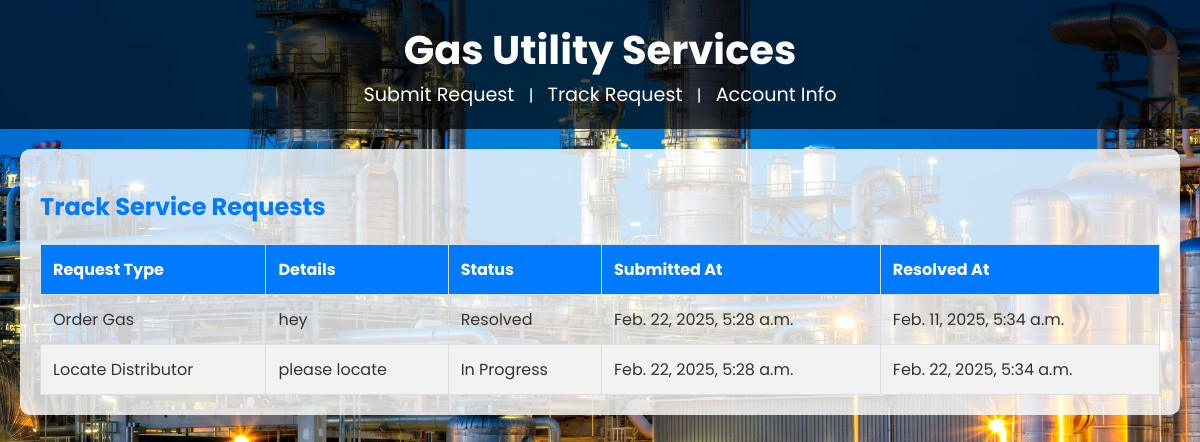
The page /track/ on the database its author committed.
### services/models.py (models this page shows, shortened)
class ServiceRequest(models.Model):
    REQUEST_TYPE_CHOICES = [
        ('order_gas', 'Order Gas'),
        ('buy_non_domestic_gas', 'Buy Non-Domestic Gas'),
        ('subsidy_voluntarily', 'Subsidy Voluntarily'),
        ('locate_distributor', 'Locate Distributor'),
    ]
    STATUS_CHOICES = [
        ('Pending', 'Pending'),
        ('In Progress', 'In Progress'),
        ('Resolved', 'Resolved'),
    ]
    request_type = models.CharField(max_length=50, choices=REQUEST_TYPE_CHOICES)
    details = models.TextField()
    attachment = models.FileField(upload_to='attachments/', blank=True, null=True)
    status = models.CharField(max_length=20, choices=STATUS_CHOICES, default='Pending')
    submitted_at = models.DateTimeField(auto_now_add=True)
    resolved_at = models.DateTimeField(blank=True, null=True)

### services/views.py (the view)
# urls.py: path('track/', views.track_request, name='track_request'),
def track_request(request):
    requests = ServiceRequest.objects.all()
    return render(request, 'services/track_request.html', {'requests': requests})

### services/templates/services/track_request.html
{% extends 'services/base.html' %}
{% block content %}
<h2>Track Service Requests</h2>
<table>
    <thead>
        <tr>
            <th>Request Type</th>
            <th>Details</th>
            <th>Status</th>
            <th>Submitted At</th>
            <th>Resolved At</th>
        </tr>
    </thead>
    <tbody>
        {% for req in requests %}
        <tr>
            <td>{{ req.get_request_type_display }}</td>
            <td>{{ req.details }}</td>
            <td>{{ req.status }}</td>
            <td>{{ req.submitted_at }}</td>
            <td>{{ req.resolved_at }}</td>
        </tr>
        {% endfor %}
    </tbody>
</table>
{% endblock %}

### services/templates/services/base.html (shortened to what this page needs)
{% load static %}
<!DOCTYPE html>
<html lang="en">
<head>
    <link rel="stylesheet" href="{% static 'D:\Github REPOs\Gas_Utillity_App\gas_utility_app\static\services\css\style.css' %}">
</head>
<body>
    <header>
        <h1>Gas Utility Services</h1>
        <nav>
            <a href="{% url 'submit_request' %}">Submit Request</a> |
            <a href="{% url 'track_request' %}">Track Request</a> |
            <a href="{% url 'account_info' %}">Account Info</a>
        </nav>
    </header>
    <main>
        {% block content %}{% endblock %}
    </main>
</body>
</html>

### static/services/css/style.css (style rules this page uses)
body { font-family: 'Poppins', sans-serif; background-image: url('../images/background.jpg'); background-size: cover; background-position: center; color: #333; margin: 0; padding: 0; }
header { background: rgba(0, 0, 0, 0.7); color: #fff; padding: 20px; text-align: center; }
header h1 { margin: 0; font-size: 2.5rem; }
nav a { color: #fff; text-decoration: none; margin: 0 10px; font-size: 1.2rem; }
main { padding: 20px; background: rgba(255, 255, 255, 0.8); margin: 20px; border-radius: 10px; }
table { width: 100%; border-collapse: collapse; margin-top: 20px; }
table, th, td { border: 1px solid #ddd; }
th, td { padding: 12px; text-align: left; }
th { background-color: #007BFF; color: white; }
tr:nth-child(even) { background-color: #f2f2f2; }
h2, h3 { color: #007BFF; }

### rows shown on the page
ServiceRequest: request_type "Order Gas", details "hey", status "Resolved", submitted_at "Feb. 22, 2025, 5:28 a.m.", resolved_at "Feb. 11, 2025, 5:34 a.m."
ServiceRequest: request_type "Locate Distributor", details "please locate", status "In Progress", submitted_at "Feb. 22, 2025, 5:28 a.m.", resolved_at "Feb. 22, 2025, 5:34 a.m."
